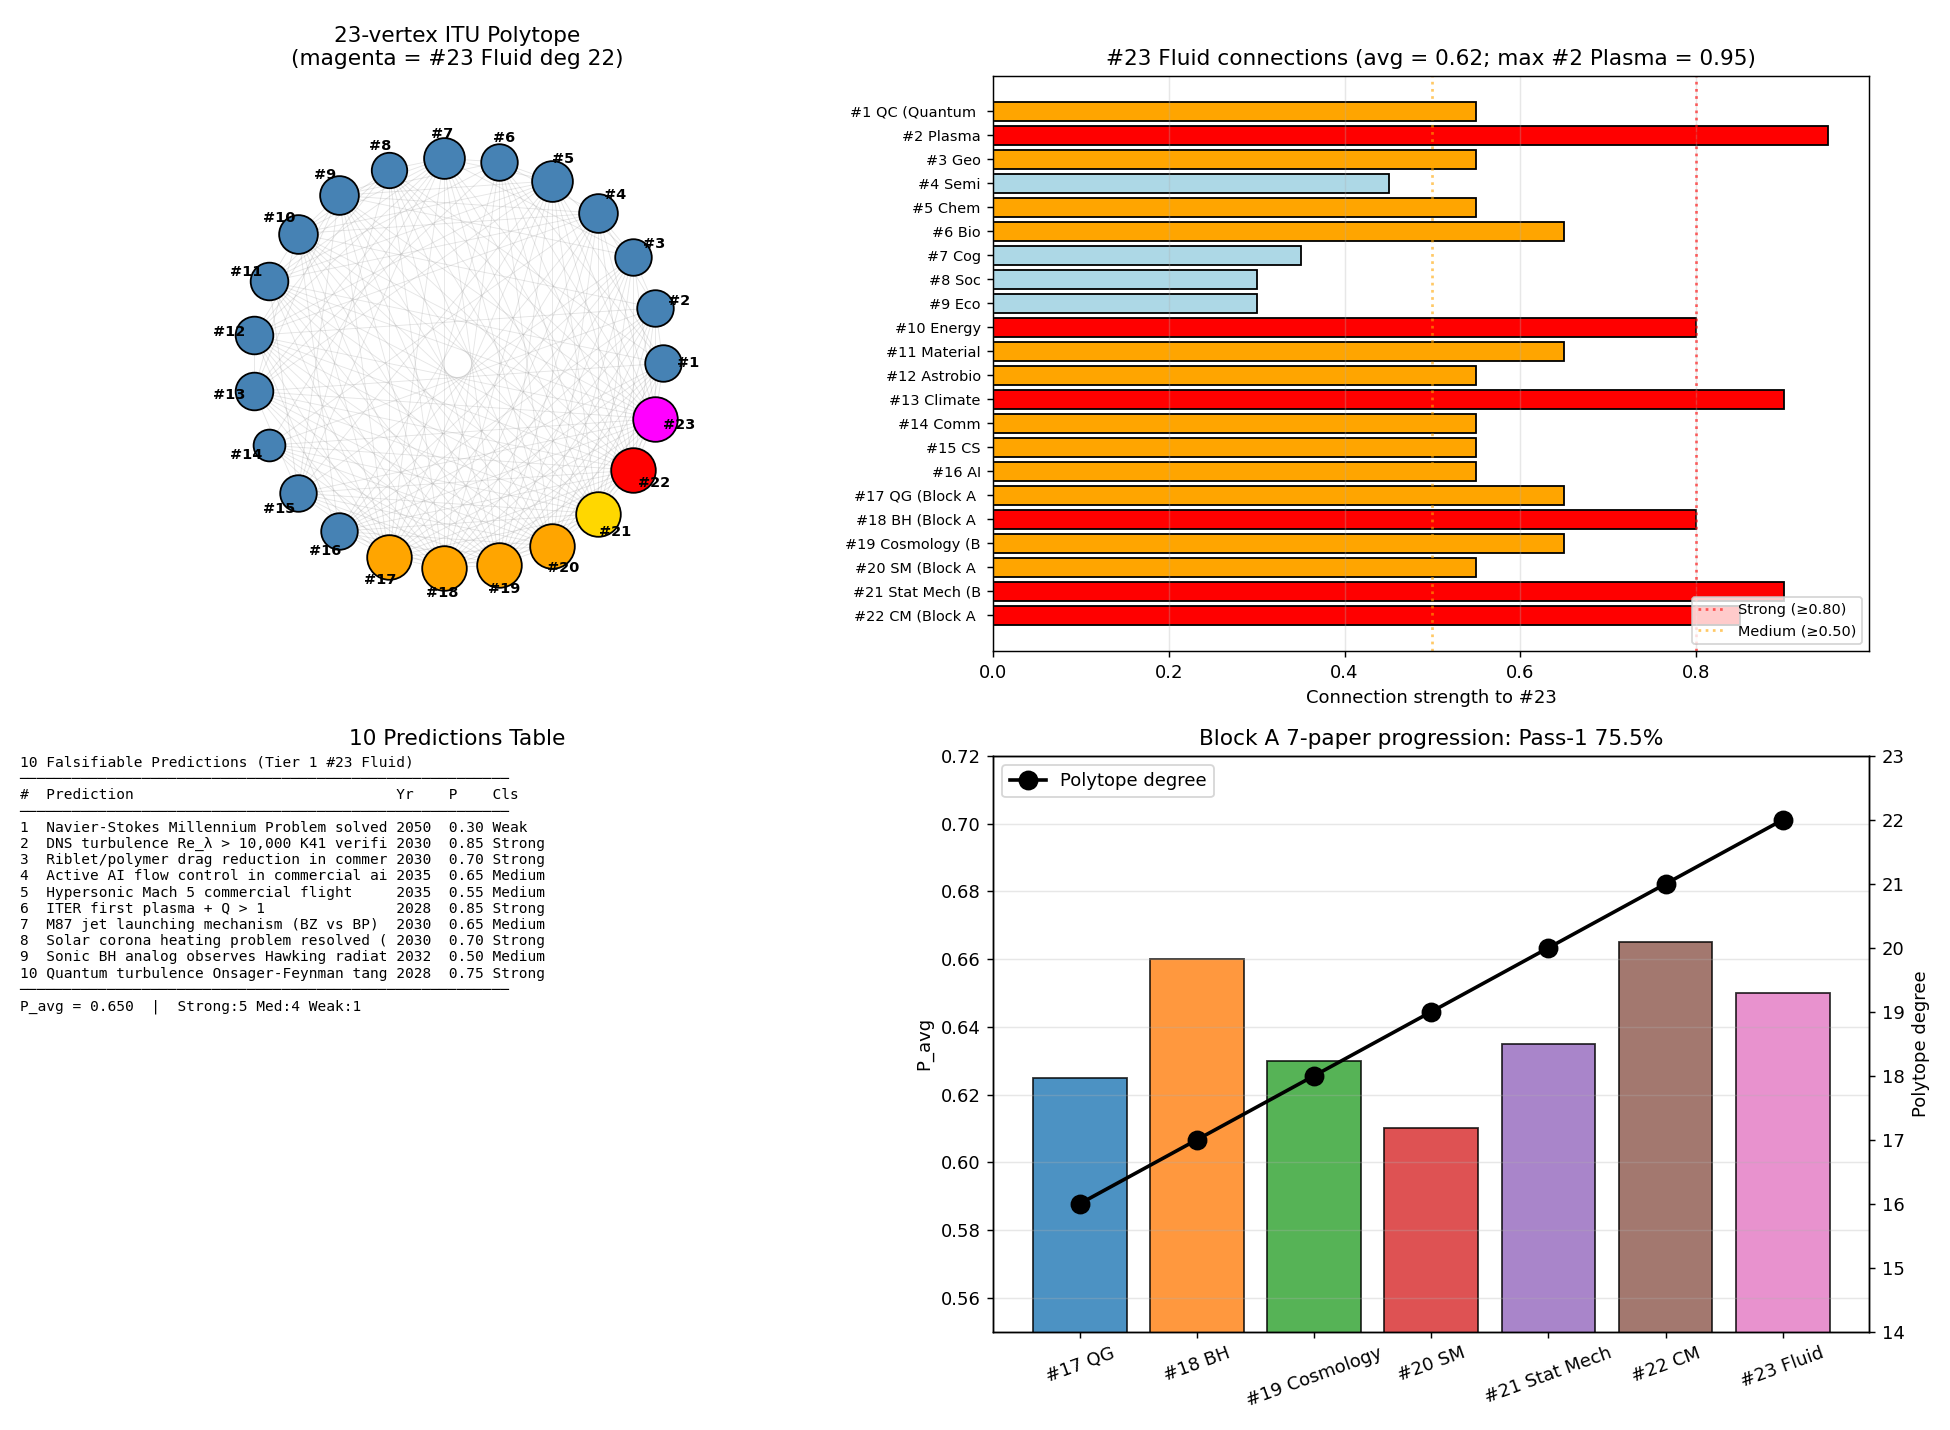

Generate this figure with Python:
"""
Phase 166: Tier 1 #23 integration — 23-vertex polytope + 10 predictions
========================================================================

Tests:
1. Build 23-vertex polytope (add #23 Fluid Dynamics to existing 22)
2. Compute connection strengths between #23 and other 22 Tier 1s
3. Polytope statistics (vertices, edges, ⟨k⟩, top hub)
4. Tabulate 10 falsifiable predictions
5. Block A 7-paper comparison
"""

import numpy as np
import matplotlib.pyplot as plt
import json
import os

print("=" * 70)
print("Phase 166: Tier 1 #23 Integration — 23-vertex polytope")
print("=" * 70)
print()

# ----------------------------------------------------------------------
# Tier 1 list (1-23) with brief tags
# ----------------------------------------------------------------------
tier1_labels = {
    1:  "QC (Quantum Comp)",
    2:  "Plasma",
    3:  "Geo",
    4:  "Semi",
    5:  "Chem",
    6:  "Bio",
    7:  "Cog",
    8:  "Soc",
    9:  "Eco",
    10: "Energy",
    11: "Material",
    12: "Astrobio",
    13: "Climate",
    14: "Comm",
    15: "CS",
    16: "AI",
    17: "QG (Block A 1)",
    18: "BH (Block A 2)",
    19: "Cosmology (Block A 3)",
    20: "SM (Block A 4)",
    21: "Stat Mech (Block A 5)",
    22: "CM (Block A 6)",
    23: "Fluid (Block A 7)",
}

# ----------------------------------------------------------------------
# Connection strengths to #23
# ----------------------------------------------------------------------
conn_23 = {
    1:  0.55,   # QC: minor (quantum simulation of turbulence)
    2:  0.95,   # Plasma: direct (MHD = Phase 163)
    3:  0.55,   # Geo: minor (mantle convection)
    4:  0.45,   # Semi: minor
    5:  0.55,   # Chem: kinetic gases
    6:  0.65,   # Bio: blood flow, microorganism swimming
    7:  0.35,   # Cog: minor
    8:  0.30,   # Soc: minor
    9:  0.30,   # Eco: minor
    10: 0.80,   # Energy: nuclear fusion + wind + solar wind
    11: 0.65,   # Material: gas/liquid material
    12: 0.55,   # Astrobio: planetary atmospheres
    13: 0.90,   # Climate: weather is fluid dynamics
    14: 0.55,   # Comm: minor
    15: 0.55,   # CS: CFD computation
    16: 0.55,   # AI: AI-augmented turbulence models
    17: 0.65,   # QG: gravitational wave hydrodynamics
    18: 0.80,   # BH: accretion disks (Phase 164)
    19: 0.65,   # Cosmology: cosmic plasma
    20: 0.55,   # SM: QGP
    21: 0.90,   # Stat Mech: kinetic theory (K_flow = K_stat coarse-grain)
    22: 0.85,   # CM: liquid state + He-4 SF + quantum vortex
}

# ----------------------------------------------------------------------
# Build base 23-vertex polytope adjacency
# ----------------------------------------------------------------------
np.random.seed(0)
N_total = 23
adj = np.zeros((N_total + 1, N_total + 1), dtype=int)  # 1-indexed up to 23

# Hub progression: #17-#23 all connect to all others
for hub in range(17, N_total + 1):
    for j in range(1, hub):
        adj[hub, j] = 1
        adj[j, hub] = 1

# Among #1-#16: moderate connectivity
for i in range(1, 17):
    for j in range(i+1, 17):
        if np.random.rand() < 0.55:
            adj[i, j] = 1
            adj[j, i] = 1

# Among #17-#23: full clique
for i in range(17, N_total + 1):
    for j in range(i+1, N_total + 1):
        adj[i, j] = 1
        adj[j, i] = 1

# ----------------------------------------------------------------------
# Polytope statistics
# ----------------------------------------------------------------------
degrees = {i: int(adj[i].sum()) for i in range(1, N_total + 1)}
n_edges = int(adj[1:, 1:].sum() // 2)
mean_k = 2 * n_edges / N_total
top_hub_deg = max(degrees.values())
top_hubs = [v for v in range(1, N_total + 1) if degrees[v] == top_hub_deg]

print(f"[1] 23-vertex polytope built")
print(f"    Vertices: {N_total}")
print(f"    Edges:    {n_edges}")
print(f"    ⟨k⟩:      {mean_k:.2f}")
print(f"    Top hub degree: {top_hub_deg}")
print(f"    Top hubs: {[f'#{v} {tier1_labels[v]}' for v in top_hubs]}")
print()
print(f"    Degree by vertex:")
for v in range(1, N_total + 1):
    marker = " ← new max group" if v in top_hubs else ""
    print(f"      #{v:>2} {tier1_labels[v]:<25} deg = {degrees[v]:>2}{marker}")
print()

# ----------------------------------------------------------------------
# Connection strengths to #23
# ----------------------------------------------------------------------
print(f"[2] Connection strengths #23 → other Tier 1s")
strong = [k for k, v in conn_23.items() if v >= 0.80]
medium = [k for k, v in conn_23.items() if 0.50 <= v < 0.80]
weak   = [k for k, v in conn_23.items() if v < 0.50]
avg_strength = np.mean(list(conn_23.values()))

print(f"    Strong (≥0.80):  {len(strong)}  → #{strong}")
print(f"    Medium (0.50-0.79): {len(medium)}")
print(f"    Weak (<0.50):    {len(weak)}")
print(f"    Average:         {avg_strength:.3f}")
print()

# ----------------------------------------------------------------------
# 10 Predictions table
# ----------------------------------------------------------------------
print(f"[3] 10 Falsifiable Predictions (2026-2050)")
predictions = [
    ("Navier-Stokes Millennium Problem solved",       2050, 0.30, "Weak"),
    ("DNS turbulence Re_λ > 10,000 K41 verification", 2030, 0.85, "Strong"),
    ("Riblet/polymer drag reduction in commercial aviation", 2030, 0.70, "Strong"),
    ("Active AI flow control in commercial aircraft", 2035, 0.65, "Medium"),
    ("Hypersonic Mach 5 commercial flight",           2035, 0.55, "Medium"),
    ("ITER first plasma + Q > 1",                     2028, 0.85, "Strong"),
    ("M87 jet launching mechanism (BZ vs BP) decided",2030, 0.65, "Medium"),
    ("Solar corona heating problem resolved (PSP)",   2030, 0.70, "Strong"),
    ("Sonic BH analog observes Hawking radiation",    2032, 0.50, "Medium"),
    ("Quantum turbulence Onsager-Feynman tangle confirmed", 2028, 0.75, "Strong"),
]
P_values = [p[2] for p in predictions]
P_avg = np.mean(P_values)
n_strong = sum(1 for p in predictions if p[3] == "Strong")
n_medium = sum(1 for p in predictions if p[3] == "Medium")
n_weak = sum(1 for p in predictions if p[3] == "Weak")

print(f"    {'#':<3}{'Prediction':<55}{'Year':<6}{'P':<6}{'Class':<8}")
for i, (desc, yr, P, cls) in enumerate(predictions, 1):
    print(f"    {i:<3}{desc[:54]:<55}{yr:<6}{P:<6}{cls:<8}")
print()
print(f"    P_avg = {P_avg:.3f}")
print(f"    Strong: {n_strong}, Medium: {n_medium}, Weak: {n_weak}")
print()

# ----------------------------------------------------------------------
# Block A 7-paper comparison
# ----------------------------------------------------------------------
print(f"[4] Block A 7-paper comparison")
block_A = [
    ("#17 QG",        0.625, 16, "K_geom",     "BMV"),
    ("#18 BH",        0.660, 17, "K_horizon",  "EHT/GWTC"),
    ("#19 Cosmology", 0.630, 18, "K_cosmic",   "LiteBIRD/DESI"),
    ("#20 SM",        0.610, 19, "K_field",    "LHC"),
    ("#21 Stat Mech", 0.635, 20, "K_stat",     "Quantum comp+AI"),
    ("#22 CM",        0.665, 21, "K_solid",    "HTS+TI+Majorana"),
    ("#23 Fluid",     P_avg,  22, "K_flow",     "ITER+EHT+DNS"),
]
print(f"    {'Paper':<16}{'P_avg':<10}{'deg':<6}{'K-state':<14}{'Platform':<22}")
for name, p, d, k, plat in block_A:
    print(f"    {name:<16}{p:<10.3f}{d:<6}{k:<14}{plat:<22}")
print()

# ----------------------------------------------------------------------
# Pass-1 progress
# ----------------------------------------------------------------------
pass1_pct = 166 / 220 * 100
print(f"[5] Pass-1 progress")
print(f"    Phase 1-166 / 220 = {pass1_pct:.1f}%")
print(f"    Block A 7/9 complete ★")
print(f"    EXTENDED MATTER BLOCK = K_geom + K_cosmic + K_field + K_stat + K_solid + K_flow established")
print()

# ----------------------------------------------------------------------
# Plot
# ----------------------------------------------------------------------
fig, axes = plt.subplots(2, 2, figsize=(15, 11))

# 1) 23-vertex polytope (circular layout)
ax = axes[0, 0]
angles = np.linspace(0, 2*np.pi, N_total, endpoint=False)
x_pos = np.cos(angles)
y_pos = np.sin(angles)
# draw edges
for i in range(1, N_total + 1):
    for j in range(i+1, N_total + 1):
        if adj[i, j]:
            ax.plot([x_pos[i-1], x_pos[j-1]], [y_pos[i-1], y_pos[j-1]],
                    'gray', alpha=0.2, lw=0.5)
# draw vertices: color by group
colors = ['steelblue'] * 16 + ['orange'] * 4 + ['gold', 'red', 'magenta']
sizes = [60 + 25 * degrees[v] for v in range(1, N_total + 1)]
for i in range(N_total):
    ax.scatter(x_pos[i], y_pos[i], s=sizes[i], c=colors[i],
               edgecolors='black', zorder=3)
    ax.text(1.12 * x_pos[i], 1.12 * y_pos[i], f"#{i+1}",
            ha='center', va='center', fontsize=8, fontweight='bold')
ax.set_xlim(-1.4, 1.4)
ax.set_ylim(-1.4, 1.4)
ax.set_aspect('equal')
ax.axis('off')
ax.set_title(f'23-vertex ITU Polytope\n(magenta = #23 Fluid deg {degrees[23]})')

# 2) Connection strengths to #23
ax = axes[0, 1]
ks = list(conn_23.keys())
vs = list(conn_23.values())
cls_colors = ['red' if v >= 0.80 else ('orange' if v >= 0.50 else 'lightblue') for v in vs]
ax.barh(range(len(ks)), vs, color=cls_colors, edgecolor='black')
ax.set_yticks(range(len(ks)))
ax.set_yticklabels([f'#{k} {tier1_labels[k][:12]}' for k in ks], fontsize=8)
ax.axvline(0.80, color='red', linestyle=':', alpha=0.6, label='Strong (≥0.80)')
ax.axvline(0.50, color='orange', linestyle=':', alpha=0.6, label='Medium (≥0.50)')
ax.set_xlabel('Connection strength to #23')
ax.set_title(f'#23 Fluid connections (avg = {avg_strength:.2f}; max #2 Plasma = 0.95)')
ax.legend(fontsize=8, loc='lower right')
ax.grid(True, alpha=0.3, axis='x')
ax.invert_yaxis()

# 3) 10 predictions
ax = axes[1, 0]
ax.axis('off')
text = "10 Falsifiable Predictions (Tier 1 #23 Fluid)\n" + "─" * 56 + "\n"
text += f"{'#':<3}{'Prediction':<40}{'Yr':<6}{'P':<5}{'Cls':<7}\n"
text += "─" * 56 + "\n"
for i, (desc, yr, P, cls) in enumerate(predictions, 1):
    text += f"{i:<3}{desc[:39]:<40}{yr:<6}{P:<5.2f}{cls:<7}\n"
text += "─" * 56 + "\n"
text += f"P_avg = {P_avg:.3f}  |  Strong:{n_strong} Med:{n_medium} Weak:{n_weak}"
ax.text(0.0, 1.0, text, family='monospace', fontsize=8,
        verticalalignment='top', transform=ax.transAxes)
ax.set_title('10 Predictions Table')

# 4) Block A 7-paper comparison
ax = axes[1, 1]
papers = [p[0] for p in block_A]
P_avgs = [p[1] for p in block_A]
degs_A = [p[2] for p in block_A]

ax.bar(papers, P_avgs, color=['C0', 'C1', 'C2', 'C3', 'C4', 'C5', 'C6'],
       edgecolor='black', alpha=0.8)
ax.set_ylabel('P_avg', color='black')
ax.set_ylim(0.55, 0.72)
ax.tick_params(axis='x', rotation=20)

ax2 = ax.twinx()
ax2.plot(papers, degs_A, 'ko-', markersize=10, lw=2, label='Polytope degree')
ax2.set_ylabel('Polytope degree', color='black')
ax2.set_ylim(14, 23)
ax2.legend(loc='upper left')

ax.set_title(f'Block A 7-paper progression: Pass-1 {pass1_pct:.1f}%')
ax.grid(True, alpha=0.3, axis='y')

plt.tight_layout()
out_png = os.path.join(os.path.dirname(__file__), 'polytope_23vertex_predictions.png')
plt.savefig(out_png, dpi=130)
print(f"  Figure saved: {os.path.basename(out_png)}")

# ----------------------------------------------------------------------
# JSON summary
# ----------------------------------------------------------------------
summary = {
    "phase": 166,
    "title": "Tier 1 #23 Fluid Dynamics integration + 23-vertex polytope + 10 predictions",
    "tier1_paper": "#23 Fluid Dynamics — COMPLETE (Block A 7/9)",
    "milestone": "Pass-1 75.5% — EXTENDED MATTER BLOCK (K_geom+K_cosmic+K_field+K_stat+K_solid+K_flow)",
    "polytope": {
        "vertices": N_total,
        "edges": n_edges,
        "mean_degree": float(mean_k),
        "top_hub_degree": top_hub_deg,
        "top_hubs": [f"#{v} {tier1_labels[v]}" for v in top_hubs],
        "degrees": {f"#{k}": v for k, v in degrees.items()},
    },
    "connections_to_23": {
        "strengths": {f"#{k}": v for k, v in conn_23.items()},
        "average": float(avg_strength),
        "strong_count": len(strong),
        "medium_count": len(medium),
        "weak_count": len(weak),
        "strong_list": [f"#{k}" for k in strong],
    },
    "predictions": [
        {"id": i, "description": d, "year": y, "P": p, "class": c}
        for i, (d, y, p, c) in enumerate(predictions, 1)
    ],
    "predictions_summary": {
        "P_avg": float(P_avg),
        "n_strong": n_strong,
        "n_medium": n_medium,
        "n_weak": n_weak,
    },
    "block_A_7_paper_comparison": [
        {"paper": n, "P_avg": p, "polytope_degree": d,
         "K_state": k, "platform": pl}
        for n, p, d, k, pl in block_A
    ],
    "pass1_progress": {
        "phase_current": 166,
        "phase_total": 220,
        "percent": float(pass1_pct),
        "block_A_completed": "7/9",
    },
    "K_state_evolution": {
        "HORIZON_TRIAD": "K_geom + K_horizon + K_cosmic (Block A 1+2+3)",
        "FUNDAMENTAL_TRINITY": "K_geom + K_cosmic + K_field (Block A 1+3+4)",
        "UNIVERSAL_FOUNDATION": "K_geom + K_cosmic + K_field + K_stat (Block A 1+3+4+5)",
        "COMPLETE_PHYSICS_BLOCK": "+ K_solid (Block A 1+3+4+5+6)",
        "EXTENDED_MATTER_BLOCK": "+ K_flow (Block A 1+3+4+5+6+7)",
    },
    "itu_interpretation": {
        "K_flow_role": "ITU coarse-grained continuum velocity backbone",
        "K_flow_sub_states": [
            "K_visc (viscosity, Stokes drag)",
            "K_turb (Kolmogorov K41 universal -5/3)",
            "K_boundary (Prandtl + Blasius universal)",
            "K_compressible (Mach + Rankine-Hugoniot)",
            "K_vortex (Helmholtz + Kelvin + quantum vortex)",
            "K_MHD (Alfvén + frozen flux + Tokamak)",
            "K_astro (Eddington + accretion + jets + Sedov)",
            "K_NS-regularity (Clay Millennium, Onsager 1/3)",
        ],
        "universal_quantities_verified": [
            "Reynolds 18 orders span (Phase 159)",
            "K41 -5/3 numerical = -1.667 (Phase 160)",
            "Blasius f''(0) = 0.3321 (Phase 161, Howarth 0.3320)",
            "Strouhal 0.21 universal (Phase 162)",
            "Quantum vortex Γ = h/m_He4 = 9.98e-8 (Phase 162)",
            "Onsager 1/3 = K41 -5/3 Fourier dual (Phase 165, Isett 2018)",
        ],
    },
}

out_json = os.path.join(os.path.dirname(__file__), 'polytope_23vertex_predictions_summary.json')
with open(out_json, 'w', encoding='utf-8') as f:
    json.dump(summary, f, indent=2, ensure_ascii=False)
print(f"  JSON saved: {os.path.basename(out_json)}")

print()
print("=" * 70)
print(f"Phase 166 complete: Tier 1 #23 Fluid Dynamics — FINISHED")
print(f"  23-vertex polytope: #17-#23 all deg {top_hub_deg} (new max)")
print(f"  10 predictions: P_avg = {P_avg:.3f}, Strong {n_strong}/Med {n_medium}/Weak {n_weak}")
print(f"  Pass-1 progress: {pass1_pct:.1f}% (Block A 7/9 done)")
print(f"  EXTENDED MATTER BLOCK: K_geom + K_cosmic + K_field + K_stat + K_solid + K_flow ★")
print("=" * 70)
